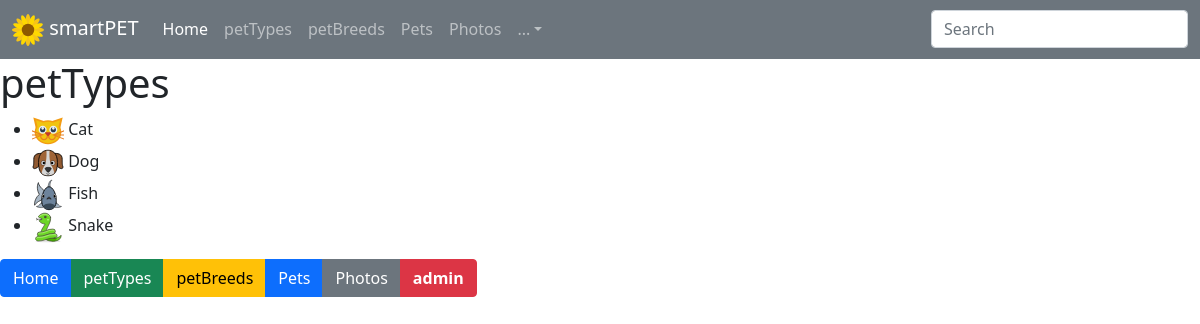
/types, run on an earlier commit of the app's database.
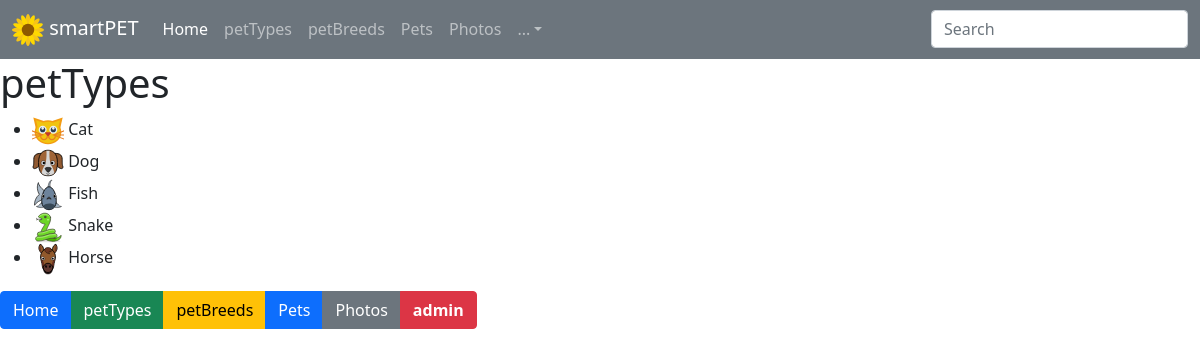
And on a later commit of the database.
### smartpet/models.py (models this page shows, shortened)
class petType(models.Model):  # "Cat, Dog, Fish" etc..
    name = models.CharField(max_length=256)

### smartpet/views.py (the view)
# urls.py: path('types', views.petTypesView.as_view(), name="urlTypes"),
class petTypesView(View):
    def get(self, request):
        pettypes = petType.objects.all()
        icerik = {'pettype_view': pettypes}
        return render(request, 'smartpet/types.html', icerik)

### smartpet/templates/smartpet/types.html
{% extends "smartpet/main.html" %}
{% load static %}
{% block content %}
    <h1>petTypes</h1>
    <ul>
{% for pettype_template in pettype_view %}
<li>
<img src="{% get_static_prefix %}assets/images/icons/{{pettype_template.name}}.svg" width="32" height="32" /> {{pettype_template.name}}
</li>
{% endfor %}
</ul>
{% endblock %}

### smartpet/templates/smartpet/main.html (shortened to what this page needs)
{% load static %}
<!DOCTYPE html>
<html lang="en">
<head>
    <link
      href="{% static '/assets/css/bootstrap.min.css' %}"
      rel="stylesheet"
    />
    <link
      href="{% static '/assets/css/main.css' %}"
      rel="stylesheet"    />
</head>
<body>
{% include "smartpet/navigation-top.html" %}
{% block content %} {% endblock %}
{% include "smartpet/navigation-bottom.html" %}
</body>
</html>

### smartpet/templates/smartpet/navigation-top.html (shortened to what this page needs)
{% load static %}
<nav class="navbar navbar-expand-sm navbar-dark bg-secondary" aria-label="Third navbar example">
    <div class="container-fluid">
      <a class="navbar-brand" href="/"><img src="{% static '/assets/images/logo.svg' %}" class="logo"/> smartPET</a>
      <div class="collapse navbar-collapse" id="navbarsExample03">
        <ul class="navbar-nav me-auto mb-2 mb-sm-0">
          <li class="nav-item">
            <a class="nav-link active" aria-current="page" href="/">Home</a>
          </li>
          <li class="nav-item">
            <a class="nav-link" href="{% url 'urlTypes' %}">petTypes</a>
          </li>
        <li class="nav-item">
            <a class="nav-link" href="{% url 'urlBreeds' %}">petBreeds</a>
          </li>
          <li class="nav-item">
            <a class="nav-link" href="{% url 'urlPets' %}">Pets</a>
          </li>
          <li class="nav-item">
            <a class="nav-link" href="{% url 'urlPhotos' %}">Photos</a>
          </li>
          <li class="nav-item dropdown">
            <a class="nav-link dropdown-toggle" href="#" id="dropdown03" data-bs-toggle="dropdown" aria-expanded="false">...</a>
          </li>
        </ul>
        <form>
          <input class="form-control" type="text" placeholder="Search" aria-label="Search">
        </form>
      </div>
    </div>
</nav>

### smartpet/templates/smartpet/navigation-bottom.html
    <div class="btn-group">
    <a href="/" class="btn btn-primary">Home</a>
    <a href="{% url 'urlTypes' %}" class="btn btn-success">petTypes</a>
    <a href="{% url 'urlBreeds' %}" class="btn btn-warning">petBreeds</a>
    <a href="{% url 'urlPets' %}" class="btn btn-primary">Pets</a>
    <a href="{% url 'urlPhotos' %}" class="btn btn-secondary">Photos</a>
    <a href="/admin/" class="btn btn-danger"><strong>admin</strong></a>
</div>

### smartpet/static/assets/css/main.css (style rules this page uses)
.logo { width: 32px; height: 32px; animation: rotate 72s linear infinite; }

What changed in the data, as far as the page shows it:
added petType: name (picture), name "Horse"
